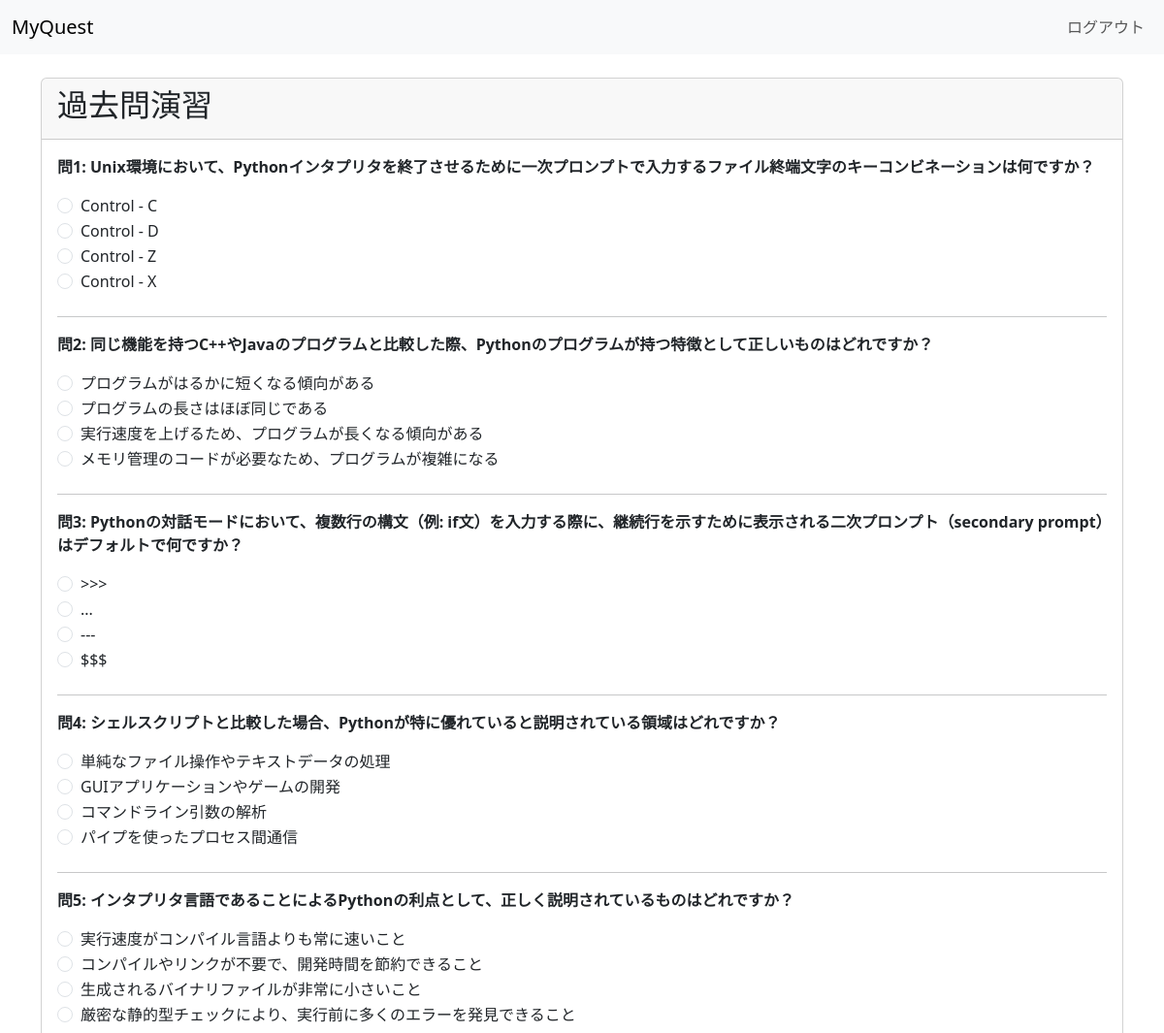
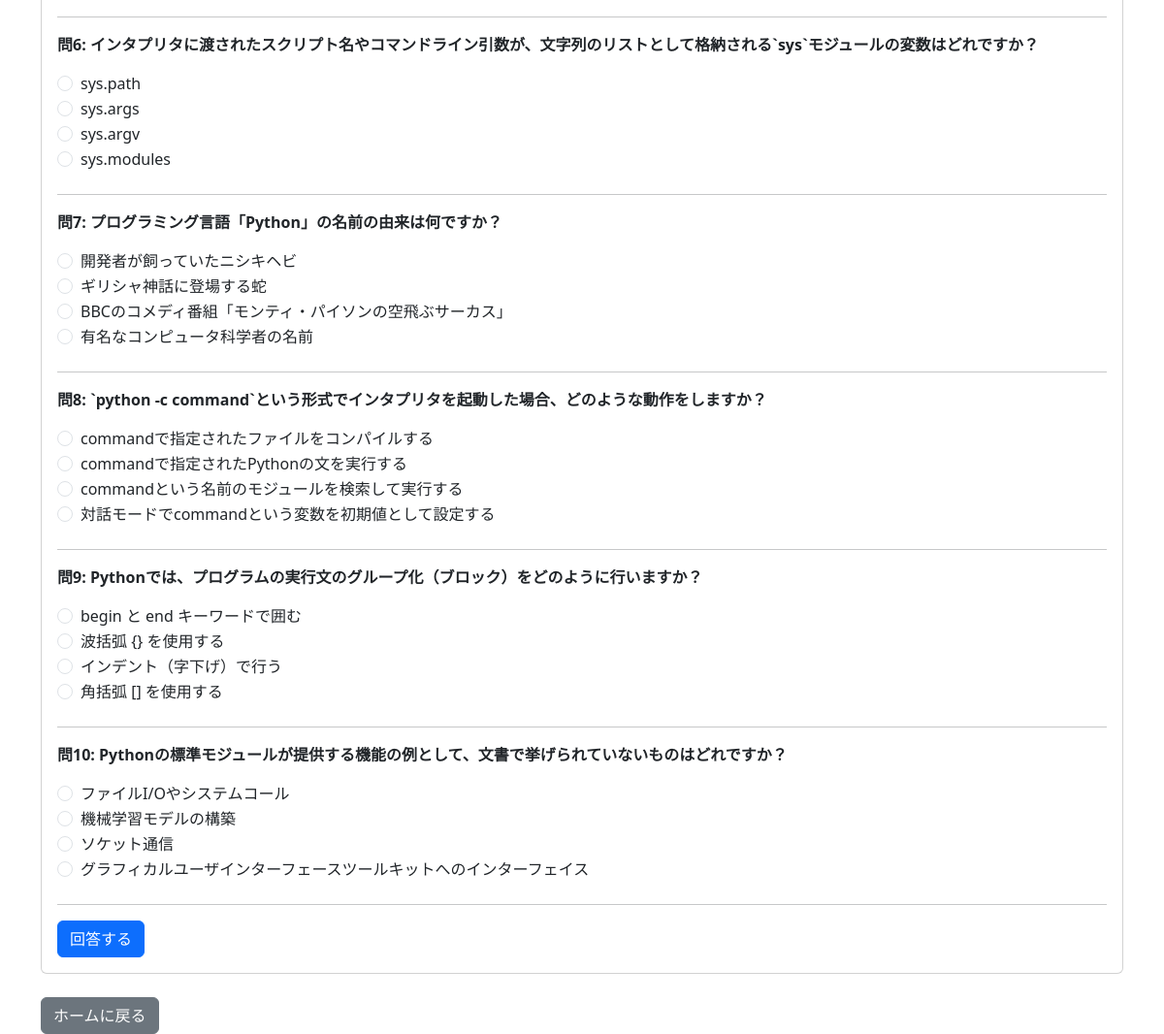
Screenshot of /practice (signed in) with the database file from the repository (2 pictures, top to bottom).
### model.py (models this page shows)
class Question(db.Model):
    __tablename__ = "questions"
    id = db.Column(db.Integer, primary_key=True)
    question = db.Column(db.String(300), nullable=False)
    choice1 = db.Column(db.String(200))
    choice2 = db.Column(db.String(200))
    choice3 = db.Column(db.String(200))
    choice4 = db.Column(db.String(200))
    correct = db.Column(db.Integer)
    category = db.Column(db.String(50)) # section / practiceなど

### app.py (the view, shortened to what this page needs)
@app.route("/practice", methods=["GET", "POST"])
def practice():
    if "user" not in session:
        return redirect("/")
    try:
        num_questions = int(request.args.get('num', 10))
    except (ValueError, TypeError):
        num_questions = 10
    all_questions = Question.query.all()
    if not all_questions:
        return render_template("practice.html", questions=[]) # 空のリストを渡す
    num_to_sample = min(len(all_questions), num_questions)
    q_list = random.sample(all_questions, num_to_sample)
    return render_template("practice.html", questions=q_list)

### templates/practice.html (shortened to what this page needs)
<!DOCTYPE html>
<html>
<head>
    <link href="https://cdn.jsdelivr.net/npm/bootstrap@5.3.0-alpha1/dist/css/bootstrap.min.css" rel="stylesheet">
</head>
<body>
    <nav class="navbar navbar-expand-lg navbar-light bg-light">
        <div class="container-fluid">
            <a class="navbar-brand" href="#">MyQuest</a>
            <div class="collapse navbar-collapse" id="navbarNav">
                <ul class="navbar-nav ms-auto">
                    <li class="nav-item">
                        <a class="nav-link" href="/logout">ログアウト</a>
                    </li>
                </ul>
            </div>
        </div>
    </nav>
    <div class="container mt-4">
        <div class="card">
            <div class="card-header">
                <h2>過去問演習</h2>
            </div>
            <div class="card-body">
                {% if results %}
                    <h3>テスト結果</h3>
                    <div class="alert alert-info">
                        <h4>正解数: {{ score }} / {{ total }} 問</h4>
                        <h4>正解率: {{ percentage }}%</h4>
                    </div>
                    <p>お疲れ様でした！結果は以下の通りです。</p>
                    <hr>
                    {% for res in results %}
                    <div class="mb-4 p-3 {% if res.is_correct %}result-correct{% else %}result-incorrect{% endif %}">
                        <p class="card-text fw-bold">問{{ loop.index }}: {{ res.question.question }}</p>
                        <p>あなたの回答:
                            <span class="{% if not res.is_correct %}user-answer-incorrect{% endif %}">
                                {{ res.user_choice_text }}
                            </span>
                        </p>
                        {% if not res.is_correct %}
                            <p>正解: <span class="correct-answer-text">{{ res.correct_choice_text }}</span></p>
                        {% endif %}
                    </div>
                    {% endfor %}
                {% else %}
                    <form action="{{ url_for('practice') }}" method="post">
                        {% for q_obj in questions %}
                        <div class="mb-4">
                            <p class="card-text fw-bold">問{{ loop.index }}: {{ q_obj.question }}</p>
                            <div class="form-check">
                                <input type="radio" class="form-check-input" name="answer_{{ q_obj.id }}" value="1" id="q{{ q_obj.id }}-choice1" required>
                                <label class="form-check-label" for="q{{ q_obj.id }}-choice1">{{ q_obj.choice1 }}</label>
                            </div>
                            <div class="form-check">
                                <input type="radio" class="form-check-input" name="answer_{{ q_obj.id }}" value="2" id="q{{ q_obj.id }}-choice2">
                                <label class="form-check-label" for="q{{ q_obj.id }}-choice2">{{ q_obj.choice2 }}</label>
                            </div>
                            <div class="form-check">
                                <input type="radio" class="form-check-input" name="answer_{{ q_obj.id }}" value="3" id="q{{ q_obj.id }}-choice3">
                                <label class="form-check-label" for="q{{ q_obj.id }}-choice3">{{ q_obj.choice3 }}</label>
                            </div>
                            <div class="form-check">
                                <input type="radio" class="form-check-input" name="answer_{{ q_obj.id }}" value="4" id="q{{ q_obj.id }}-choice4">
                                <label class="form-check-label" for="q{{ q_obj.id }}-choice4">{{ q_obj.choice4 }}</label>
                            </div>
                        </div>
                        <hr>
                        {% endfor %}
                        <button type="submit" class="btn btn-primary">回答する</button>
                    </form>
                {% endif %}
            </div>
        </div>
        <div class="mt-4">
            {% if results %}
                <a href="{{ url_for('practice') }}" class="btn btn-primary">もう一度挑戦する</a>
                <a href="/home" class="btn btn-secondary">ホームに戻る</a>
            {% else %}
                <a href="/home" class="btn btn-secondary">ホームに戻る</a>
            {% endif %}
        </div>
    </div>
</body>
</html>

### rows the page displays
Question: question "Unix環境において、Pythonインタプリタを終了させるために一次プロンプトで入力するファイル終端文字のキーコンビネーションは何ですか？", choice1 "Control - C", choice2 "Control - D", choice3 "Control - Z", choice4 "Control - X"
Question: question "同じ機能を持つC++やJavaのプログラムと比較した際、Pythonのプログラムが持つ特徴として正しいものはどれですか？", choice1 "プログラムがはるかに短くなる傾向がある", choice2 "プログラムの長さはほぼ同じである", choice3 "実行速度を上げるため、プログラムが長くなる傾向がある", choice4 "メモリ管理のコードが必要なため、プログラムが複雑になる"
Question: question "Pythonの対話モードにおいて、複数行の構文（例: if文）を入力する際に、継続行を示すために表示される二次プロンプト（secondary prompt）はデフォルトで何ですか？", choice1 ">>>", choice2 "...", choice3 "---", choice4 "$$$"
Question: question "シェルスクリプトと比較した場合、Pythonが特に優れていると説明されている領域はどれですか？", choice1 "単純なファイル操作やテキストデータの処理", choice2 "GUIアプリケーションやゲームの開発", choice3 "コマンドライン引数の解析", choice4 "パイプを使ったプロセス間通信"
Question: question "インタプリタ言語であることによるPythonの利点として、正しく説明されているものはどれですか？", choice1 "実行速度がコンパイル言語よりも常に速いこと", choice2 "コンパイルやリンクが不要で、開発時間を節約できること", choice3 "生成されるバイナリファイルが非常に小さいこと", choice4 "厳密な静的型チェックにより、実行前に多くのエラーを発見できること"
Question: question "インタプリタに渡されたスクリプト名やコマンドライン引数が、文字列のリストとして格納される`sys`モジュールの変数はどれですか？", choice1 "sys.path", choice2 "sys.args", choice3 "sys.argv", choice4 "sys.modules"
Question: question "プログラミング言語「Python」の名前の由来は何ですか？", choice1 "開発者が飼っていたニシキヘビ", choice2 "ギリシャ神話に登場する蛇", choice3 "BBCのコメディ番組「モンティ・パイソンの空飛ぶサーカス」", choice4 "有名なコンピュータ科学者の名前"
Question: question "`python -c command`という形式でインタプリタを起動した場合、どのような動作をしますか？", choice1 "commandで指定されたファイルをコンパイルする", choice2 "commandで指定されたPythonの文を実行する", choice3 "commandという名前のモジュールを検索して実行する", choice4 "対話モードでcommandという変数を初期値として設定する"
Question: question "Pythonでは、プログラムの実行文のグループ化（ブロック）をどのように行いますか？", choice1 "begin と end キーワードで囲む", choice2 "波括弧 {} を使用する", choice3 "インデント（字下げ）で行う", choice4 "角括弧 [] を使用する"
Question: question "Pythonの標準モジュールが提供する機能の例として、文書で挙げられていないものはどれですか？", choice1 "ファイルI/Oやシステムコール", choice2 "機械学習モデルの構築", choice3 "ソケット通信", choice4 "グラフィカルユーザインターフェースツールキットへのインターフェイス"
